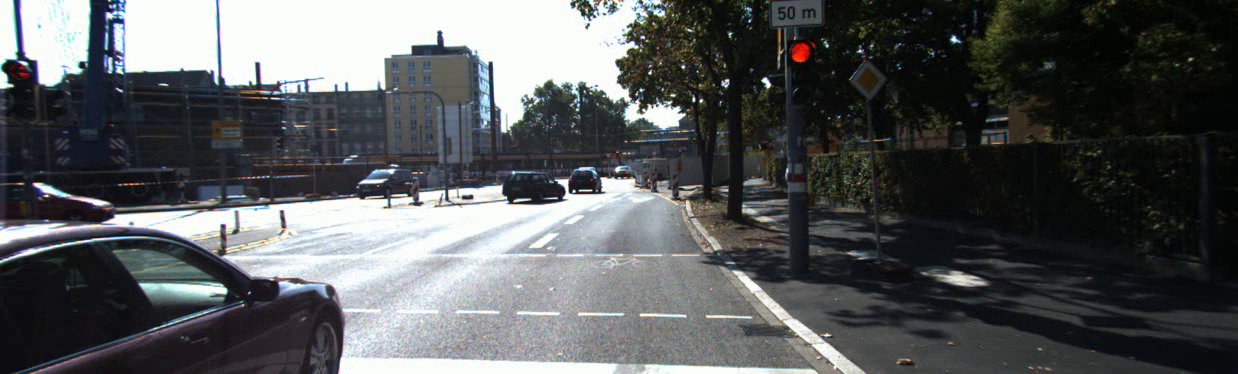
#> input picture frame 15 of Kitti/output_0026_image02.mp4, 1238 x 374 px
$ python speed_estimation.py
#> lines starting #> are read from the running program, lines starting #| are printed output that depends on the picture; after the words box and inside, x2 and y2 are one past the last pixel; in counts of white or black regions, pixels touching at a corner belong together
import cv2
import numpy as np
import matplotlib.pyplot as plt
from matplotlib.backends.backend_agg import FigureCanvasAgg
import os
import json

class EgoVehicleSpeedEstimator:
    def __init__(self, calib_path):
        """
        Initialize with KITTI calibration data for ego vehicle speed estimation
        """
        self.load_calibration(calib_path)
        self.prev_frame = None
        self.frame_velocities = []

    def load_calibration(self, calib_path):
        """Load KITTI calibration parameters"""
        self.K = None

        with open(calib_path, 'r') as f:
            for line in f:
                if line.startswith('P_rect_02:'):  # Left color camera projection matrix
                    P2 = np.array(line.split()[1:13], dtype=np.float32).reshape(3, 4)
                    self.K = P2[:3, :3]  # Camera intrinsic matrix
                    print(f"Loaded camera matrix K:\n{self.K}")

        if self.K is None:
            # From KITTI calibration file: P_rect_02
            self.K = np.array([[7.183351e+02, 0.000000e+00, 6.003891e+02],
                               [0.000000e+00, 7.183351e+02, 1.815122e+02],
                               [0.000000e+00, 0.000000e+00, 1.000000e+00]], dtype=np.float32)

        # Camera parameters
        self.fx = self.K[0, 0]
        self.fy = self.K[1, 1]
        self.cx = self.K[0, 2]
        self.cy = self.K[1, 2]

        # For KITTI, camera height is approximately 1.65m
        self.camera_height = 1.65

    def detect_features(self, frame):
        """
        Detect features for optical flow
        Using Shi-Tomasi corner detection
        """
        gray = cv2.cvtColor(frame, cv2.COLOR_BGR2GRAY)

        # Parameters for Shi-Tomasi corner detection
        feature_params = dict(
            maxCorners=200,
            qualityLevel=0.01,
            minDistance=10,
            blockSize=7
        )

        # Detect corners - focus on lower part of image (road region)
        mask = np.zeros_like(gray)
        h, w = gray.shape
        # Focus on road region (lower 2/3 of image)
        mask[h//3:, :] = 255

        corners = cv2.goodFeaturesToTrack(gray, mask=mask, **feature_params)

        return corners, gray

    def calculate_optical_flow(self, prev_gray, curr_gray, prev_pts):
        """
        Calculate optical flow using Lucas-Kanade method
        """
        if prev_pts is None or len(prev_pts) == 0:
            return None, None, None

        # Parameters for Lucas-Kanade optical flow
        lk_params = dict(
            winSize=(15, 15),
            maxLevel=2,
            criteria=(cv2.TERM_CRITERIA_EPS | cv2.TERM_CRITERIA_COUNT, 10, 0.03)
        )

        # Calculate optical flow
        next_pts, status, error = cv2.calcOpticalFlowPyrLK(
            prev_gray, curr_gray, prev_pts, None, **lk_params
        )

        # Select good points
        if next_pts is not None:
            good_old = prev_pts[status == 1]
            good_new = next_pts[status == 1]
            return good_old, good_new, status

        return None, None, None

    def estimate_ego_motion(self, old_pts, new_pts):
        """
        Estimate ego vehicle motion from optical flow
        Using essential matrix decomposition
        """
        if len(old_pts) < 8:  # Need at least 8 points for fundamental matrix
            return 0, 0, 0

        # Find fundamental matrix
        F, mask = cv2.findFundamentalMat(old_pts, new_pts, cv2.FM_RANSAC, 1.0, 0.99)

        if F is None:
            return 0, 0, 0

        # Get essential matrix
        E = self.K.T @ F @ self.K

        # Decompose essential matrix to get rotation and translation
        _, R, t, mask = cv2.recoverPose(E, old_pts, new_pts, self.K)

        # The translation vector t is normalized, we need to scale it
        # For monocular vision, we use ground plane assumption

        # Calculate translation magnitude using ground plane constraint
        # Assuming most features are on the ground plane
        scale = self.estimate_scale_from_ground_plane(old_pts, new_pts, R, t)

        # Translation in camera frame
        translation = t * scale

        # Forward velocity (Z direction in camera frame)
        vz = translation[2, 0]

        # Lateral velocity (X direction)
        vx = translation[0, 0]

        # Rotation around Y axis (yaw rate)
        yaw_rate = np.arctan2(R[2, 0], R[0, 0])

        return vz, vx, yaw_rate

    def estimate_scale_from_ground_plane(self, old_pts, new_pts, R, t):
        """
        Estimate scale factor using ground plane assumption
        """
        # For points on the ground plane, we know their height is camera_height
        # This gives us the scale factor

        # Simple approach: use median flow magnitude and camera height
        flow_magnitudes = np.linalg.norm(new_pts - old_pts, axis=1)
        median_flow = np.median(flow_magnitudes)

        if median_flow < 1e-3:
            return 0

        # Approximate scale based on camera height and typical ground feature movement
        # This is a simplified approach - in practice, more sophisticated methods are used
        scale = self.camera_height * 10.0 / median_flow  # Empirical scaling factor

        return scale

    def pixel_to_normalized(self, points):
        """Convert pixel coordinates to normalized camera coordinates"""
        normalized = np.zeros_like(points)
        normalized[:, 0] = (points[:, 0] - self.cx) / self.fx
        normalized[:, 1] = (points[:, 1] - self.cy) / self.fy
        return normalized

    def estimate_velocity_visual_odometry(self, frame, fps=10.0):
        """
        Estimate ego vehicle velocity using visual odometry
        """
        # Detect features
        corners, gray = self.detect_features(frame)

        velocity_kmh = 0
        lateral_velocity = 0
        yaw_rate = 0

        if self.prev_frame is not None and corners is not None:
            # Calculate optical flow
            old_pts, new_pts, status = self.calculate_optical_flow(
                self.prev_frame['gray'], gray, self.prev_frame['corners']
            )

            if old_pts is not None and new_pts is not None and len(old_pts) > 8:
                # Estimate ego motion
                vz, vx, yaw = self.estimate_ego_motion(old_pts, new_pts)

                # Convert to velocity (m/s to km/h)
                velocity_kmh = abs(vz) * fps * 3.6
                lateral_velocity = vx * fps * 3.6
                yaw_rate = yaw * fps

                # Sanity check - cap unrealistic velocities
                velocity_kmh = min(velocity_kmh, 200)  # Max 200 km/h

        # Update previous frame
        self.prev_frame = {
            'gray': gray,
            'corners': corners
        }

        return velocity_kmh, lateral_velocity, yaw_rate

    def load_ground_truth_velocities(self, oxts_path, frame_count):
        """
        Load ground truth velocities from KITTI oxts data
        """
        gt_velocities = []

        for i in range(frame_count):
            oxts_file = os.path.join(oxts_path, f'{i:06d}.txt')
            if os.path.exists(oxts_file):
                with open(oxts_file, 'r') as f:
                    data = f.readline().strip().split()
                    if len(data) >= 11:
                        # KITTI oxts format: vf, vl, vu are indices 8, 9, 10
                        vf = float(data[8])  # forward velocity (m/s)
                        vl = float(data[9])  # leftward velocity (m/s)
                        # Total velocity magnitude
                        velocity = np.sqrt(vf**2 + vl**2) * 3.6  # Convert to km/h
                        gt_velocities.append(velocity)
                    else:
                        gt_velocities.append(0)
            else:
                gt_velocities.append(0)

        return gt_velocities

    def visualize_results(self, frame, estimated_velocity, gt_velocity, frame_id):
        """
        Visualize optical flow and velocity comparison
        """
        result = frame.copy()

        # Draw optical flow vectors if available
        if self.prev_frame is not None and 'corners' in self.prev_frame:
            corners = self.prev_frame['corners']
            if corners is not None:
                for corner in corners:
                    x, y = corner.ravel()
                    cv2.circle(result, (int(x), int(y)), 3, (0, 255, 0), -1)

        # Add velocity text
        cv2.putText(result, f'Estimated: {estimated_velocity:.1f} km/h',
                   (30, 60), cv2.FONT_HERSHEY_SIMPLEX, 1, (0, 255, 0), 2)
        cv2.putText(result, f'Ground Truth: {gt_velocity:.1f} km/h',
                   (30, 100), cv2.FONT_HERSHEY_SIMPLEX, 1, (0, 0, 255), 2)
        cv2.putText(result, f'Error: {abs(estimated_velocity - gt_velocity):.1f} km/h',
                   (30, 140), cv2.FONT_HERSHEY_SIMPLEX, 1, (255, 255, 0), 2)

        # Create velocity comparison plot
        self.frame_velocities.append({
            'frame': frame_id,
            'estimated': estimated_velocity,
            'ground_truth': gt_velocity
        })

        # Plot last 200 frames
        fig, ax = plt.subplots(figsize=(8, 4))

        if len(self.frame_velocities) > 0:
            recent = self.frame_velocities[-200:]
            frames = [v['frame'] for v in recent]
            est = [v['estimated'] for v in recent]
            gt = [v['ground_truth'] for v in recent]

            ax.plot(frames, gt, 'r-', label='Ground Truth', linewidth=2)
            ax.plot(frames, est, 'g-', label='Estimated (Visual Odometry)', linewidth=2)

            ax.set_xlabel('Frame')
            ax.set_ylabel('Velocity (km/h)')
            ax.set_title('Ego Vehicle Speed Estimation')
            ax.legend()
            ax.grid(True, alpha=0.3)
            ax.set_ylim(0, max(50, max(gt + est) * 1.1))

        # Convert plot to image
        canvas = FigureCanvasAgg(fig)
        canvas.draw()
        try:
            buf = canvas.buffer_rgba()
            plot_img = np.asarray(buf)
            plot_img = plot_img[:, :, :3]  # Remove alpha
        except AttributeError:
            buf = canvas.tostring_rgb()
            w, h = canvas.get_width_height()
            plot_img = np.frombuffer(buf, dtype=np.uint8).reshape(h, w, 3)
        plt.close(fig)

        # Resize and combine
        plot_h, plot_w = plot_img.shape[:2]
        video_h, video_w = result.shape[:2]
        plot_img = cv2.resize(plot_img, (video_w, int(video_w * plot_h / plot_w)))

        # Stack vertically
        combined = np.vstack([result, plot_img])

        return combined

def process_kitti_ego_speed(video_path, calib_path, oxts_path, output_path):
    """
    Process KITTI sequence and estimate ego vehicle speed
    """
    print("Initializing ego vehicle speed estimator...")
    estimator = EgoVehicleSpeedEstimator(calib_path)
#> (reads Kitti/2011_09_29_calib/calib_cam_to_cam.txt from the repository)

    # Open video
    cap = cv2.VideoCapture(video_path)
    fps = cap.get(cv2.CAP_PROP_FPS)
    frame_count = int(cap.get(cv2.CAP_PROP_FRAME_COUNT))

    print(f"Video FPS: {fps}")
    print(f"Total frames: {frame_count}")

    # Load ground truth
    gt_velocities = estimator.load_ground_truth_velocities(oxts_path, frame_count)

    # Setup video writer
    fourcc = cv2.VideoWriter_fourcc(*'mp4v')
    frame_width = int(cap.get(cv2.CAP_PROP_FRAME_WIDTH))
    frame_height = int(cap.get(cv2.CAP_PROP_FRAME_HEIGHT))
    out = cv2.VideoWriter(output_path, fourcc, fps, (frame_width, frame_height + 400))

    frame_id = 0
    errors = []

    print("Processing frames...")
    while cap.isOpened():
        ret, frame = cap.read()
#> frame is the input picture: shape (374, 1238, 3); mean B, G, R 90.2, 89.3, 86.7
        if not ret:
            break

        # Estimate ego vehicle speed
        est_velocity, lateral_vel, yaw_rate = estimator.estimate_velocity_visual_odometry(frame, fps)
#> in detect_features, `gray = cv2.cvtColor(frame, cv2.COLOR_BGR2GRAY)`:
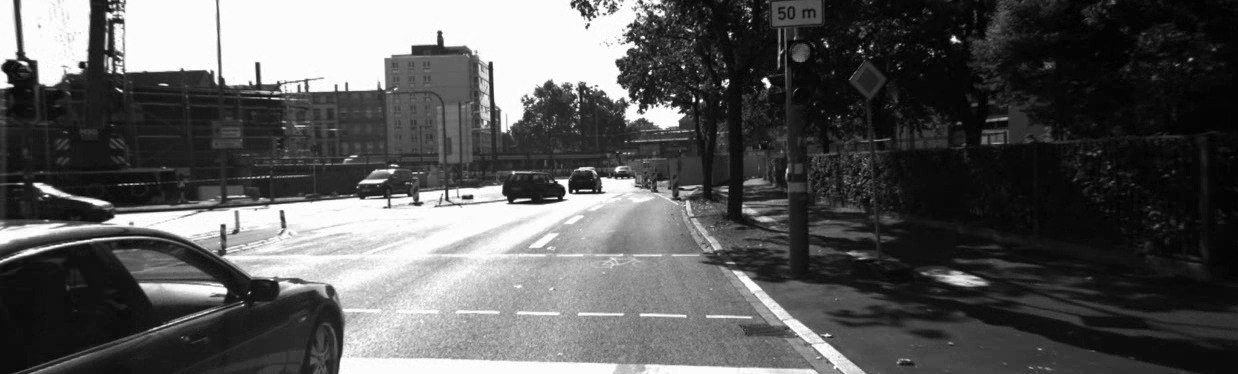
#> gray: shape (374, 1238); min 0, max 255, mean 88.6
#> in detect_features, `corners = cv2.goodFeaturesToTrack(gray, mask=mask, **feature_params)`: corners = 200 rows, first 8: [571, 191], [442, 192], [600, 190], [224, 291], [387, 205], [602, 180], [565, 181], [505, 200]
#> est_velocity = 0; lateral_vel = 0; yaw_rate = 0

        # Get ground truth
        gt_velocity = gt_velocities[frame_id] if frame_id < len(gt_velocities) else 0

        # Calculate error
        error = abs(est_velocity - gt_velocity)
#> error = 0
        errors.append(error)

        # Visualize
        result_frame = estimator.visualize_results(frame, est_velocity, gt_velocity, frame_id)
#> the loop in visualize_results, `for corner in corners:` made 200 passes
#> after the loop in visualize_results, `for corner in corners:`:
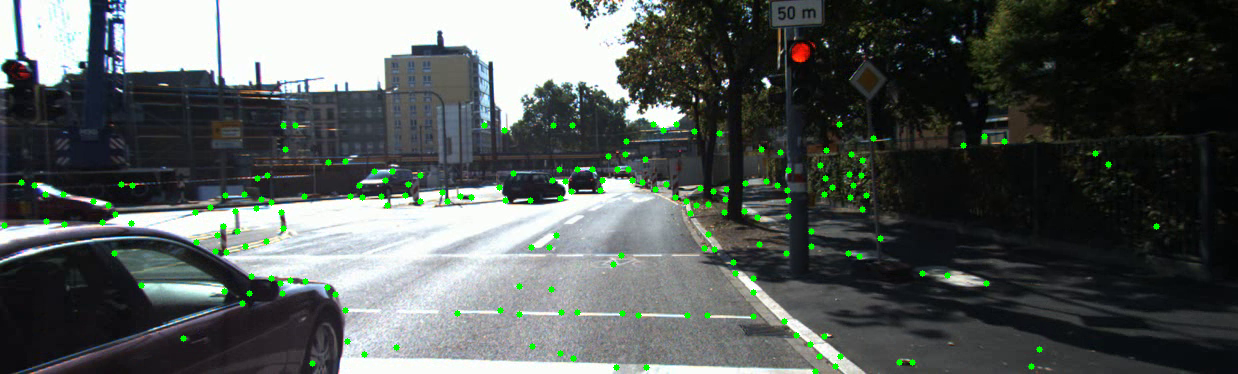
#> result: shape (374, 1238, 3); 1.25% of pixels changed, all inside (x1, y1, x2, y2) = (1, 121, 1160, 374)
#> in visualize_results, `cv2.putText(result, f'Error: {abs(estimated_velocity - gt_velocity):.1..`:
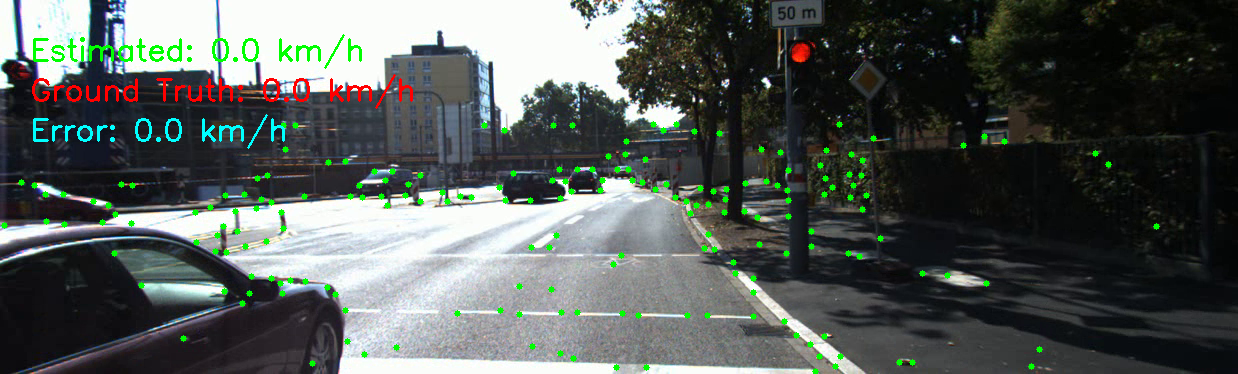
#> result: shape (374, 1238, 3); mean B, G, R 87.8, 91.4, 84.9
#> in visualize_results, `recent = self.frame_velocities[-200:]`: recent = 1 item
#> in visualize_results, `frames = [v['frame'] for v in recent]`: frames = [0]
#> in visualize_results, `plt.close(fig)`:
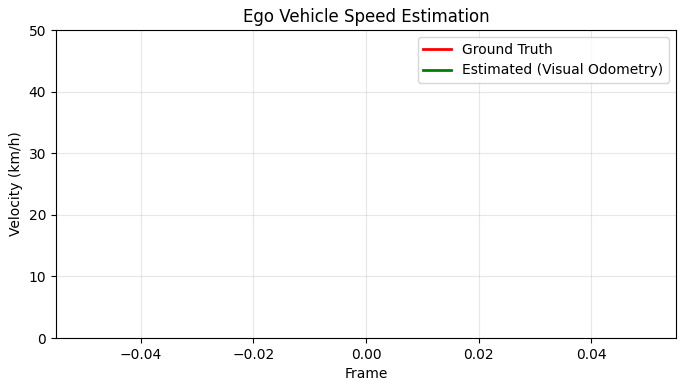
#> figure drawn by matplotlib, 1 panel
#> in visualize_results, `plot_img = cv2.resize(plot_img, (video_w, int(video_w * plot_h / plot_..`:
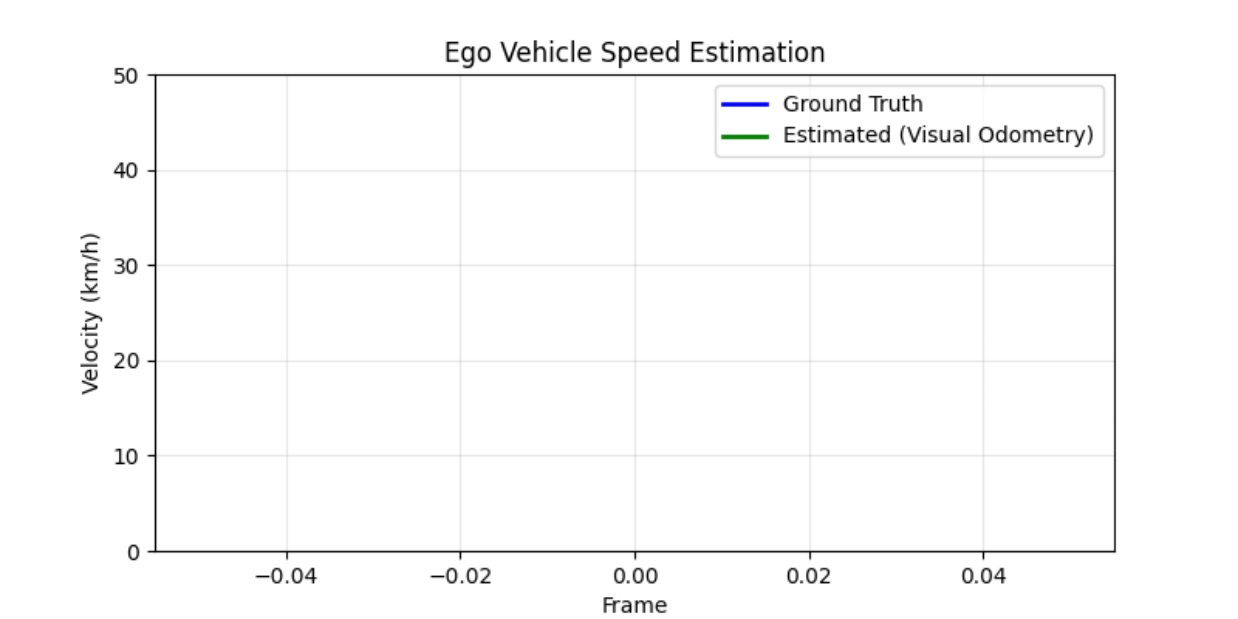
#> plot_img: shape (619, 1238, 3); mean of channels 0, 1, 2 250.4, 250.4, 250.4; drawn as B, G, R
#> in visualize_results, `combined = np.vstack([result, plot_img])`:
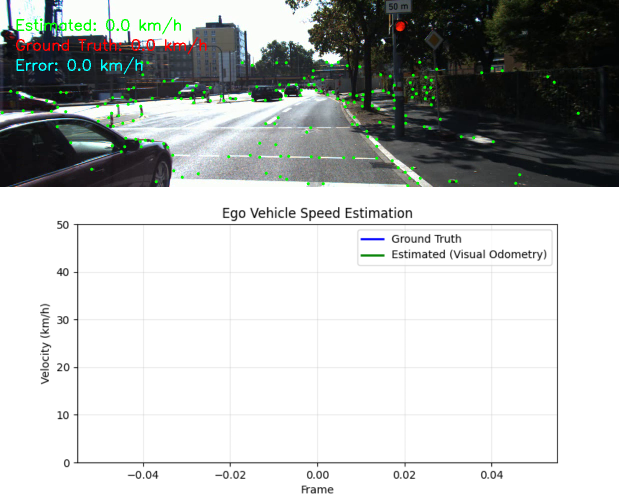
#> combined: shape (993, 1238, 3) (shown at 1/2 size); mean B, G, R 189.2, 190.5, 188.1
        out.write(result_frame)

        frame_id += 1

        if frame_id % 50 == 0:
            mae = np.mean(errors) if errors else 0
            print(f"Frame {frame_id}/{frame_count} - Current MAE: {mae:.2f} km/h")

    # Final results
    mae = np.mean(errors) if errors else 0
    rmse = np.sqrt(np.mean([e**2 for e in errors])) if errors else 0

    print(f"\n=== Final Results ===")
    print(f"Mean Absolute Error: {mae:.2f} km/h")
    print(f"Root Mean Square Error: {rmse:.2f} km/h")

    # Save results
    results = {
        'mae': mae,
        'rmse': rmse,
        'frame_velocities': estimator.frame_velocities
    }

    with open('ego_speed_results.json', 'w') as f:
        json.dump(results, f, indent=2)

    # Cleanup
    cap.release()
    out.release()
    cv2.destroyAllWindows()

    print(f"\nOutput saved to: {output_path}")
    print(f"Results saved to: ego_speed_results.json")

    # Create summary plot
    plt.figure(figsize=(12, 6))
    frames = [v['frame'] for v in estimator.frame_velocities]
    est = [v['estimated'] for v in estimator.frame_velocities]
    gt = [v['ground_truth'] for v in estimator.frame_velocities]

    plt.plot(frames, gt, 'r-', label='Ground Truth', alpha=0.8)
    plt.plot(frames, est, 'g-', label='Estimated (Visual Odometry)', alpha=0.8)
    plt.xlabel('Frame')
    plt.ylabel('Velocity (km/h)')
    plt.title(f'Ego Vehicle Speed Estimation - MAE: {mae:.2f} km/h, RMSE: {rmse:.2f} km/h')
    plt.legend()
    plt.grid(True, alpha=0.3)
    plt.tight_layout()
    plt.savefig('ego_speed_results.png', dpi=150)
    plt.close()

if __name__ == "__main__":
    # KITTI dataset paths
    video_path = "output_0026_image02.mp4"
    calib_path = "2011_09_29_calib/calib_cam_to_cam.txt"
    oxts_path = "2011_09_29_drive_0026_sync/oxts/"
    output_path = "ego_speed_estimation_output.mp4"

    process_kitti_ego_speed(video_path, calib_path, oxts_path, output_path)
